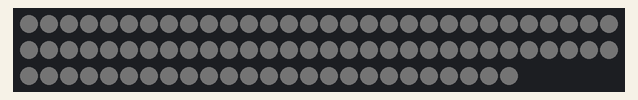
This sketch was run on a simulated Arduino Uno, built with avr-gcc and run on an emulated ATmega328P. Shown: 85 RGB LEDs in strip order, left to right, continuing on the next row. Dim RGB values are drawn brighter than linear.

Above: at 0.05 s.
At 11.4 s:
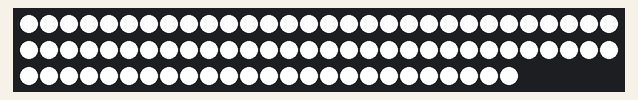

The sketch:

biasLight.ino
```cpp
#define FASTLED_ALLOW_INTERRUPTS 0
#include <FastLED.h>


#define LED_DATA_PIN 3 // data pin of the LED strip, requried for WS2812, WS2801, etc.
#define LED_CLOCK_PIN 2 // clock pin of SPI-based chipsets such as WS2801

#define NUM_LEDS 85 // total number of LEDs in the connected strip/strand
#define LED_MAX_BRIGHTNESS 255 // 0-255 value of max brightness, 10 is safe for testing

#define CHIPSET WS2812 // ENUM of a supported FastLED chipset (WS2812, WS2801, etc.)
#define CHIPSET_COLOR_ORDER GRB // RGB (WS2801), GRB (typical WS2812) or another color order ENUM
#define LED_CORRECTION_TYPE CRGB(200, 255, 255) // Pre-calibrated RGB bias to account for LED quirks. TypicalSMD5050 or TypicalPixelString

#define LED_TEMPERATURE DirectSunlight // ENUM from color.h to configure the temperature of "white" 255,255,255

#define FRAMES_PER_SECOND 24 // Number of updates to the strip sent per second, aka the refresh rate or FPS

CRGB leds[NUM_LEDS]; // initialize the LED strip variable


// run-once startup information
void setup() {

  // initialize either using SPI (clock pin) or clockless
  FastLED.addLeds<CHIPSET, LED_DATA_PIN, CHIPSET_COLOR_ORDER>(leds, NUM_LEDS).setCorrection( LED_CORRECTION_TYPE );
  //FastLED.addLeds<CHIPSET, LED_DATA_PIN, LED_CLOCK_PIN, CHIPSET_COLOR_ORDER>(leds, NUM_LEDS).setCorrection( LED_CORRECTION_TYPE );

  // set the max allowed brightness of the strip


  // set the color calibration in Kelvin
  FastLED.setTemperature( LED_TEMPERATURE );

  // fade the LEDs in slowly, from min brightness to max brightness
  for ( int brightStep = 0; brightStep < LED_MAX_BRIGHTNESS; brightStep++ ) {
    FastLED.setBrightness( brightStep );
    fill_solid(leds, NUM_LEDS, CRGB::White);
    FastLED.show();
    FastLED.delay(1000 / FRAMES_PER_SECOND);
  }

}


// run repeatedly, the speed of this loop determines the FPS/refresh rate/update speed
void loop() {
  fill_solid(leds, NUM_LEDS, CRGB::White);
  FastLED.show();
  // Use the FastLED version of delay to slow down the loop speed
  FastLED.delay(1000 / FRAMES_PER_SECOND);
}
```
